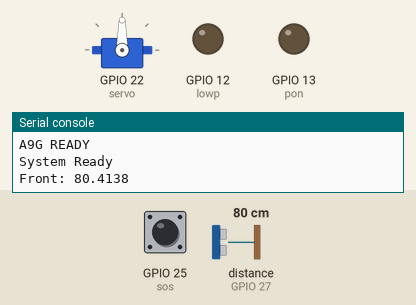
Simulated run of this program. Board: ESP32 board running MicroPython. Shown: servo, output pins drawn as LEDs (lit = HIGH), the last lines printed to the serial console. Inputs (shaded band) come from the test bench; at power-on: distance to the obstacle (sensor on GPIO 27) 80 cm, GPIO 25 (sos) HIGH. The echo pulse lasts 58.3 µs per cm; the modem accepts every AT command (registered, SIM ready, sends succeed) and sends nothing else; the interpreter's speed is modelled, so counts of loop turns are approximate; servo angles are drawn from the pulse width (0.5 ms = 0°, 2.5 ms = 180°); audio playback is drawn as a buzzer; pins used as bus, display or sensor lines are not drawn.

Above: at 14.7 s.
14.8 s: distance to the obstacle (sensor on GPIO 27) set to 74 cm
18.1 s: distance to the obstacle (sensor on GPIO 27) set to 67 cm
At 20.1 s:
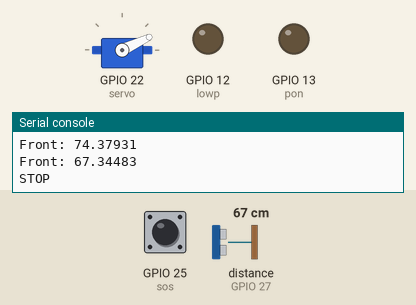
At 21.3 s:
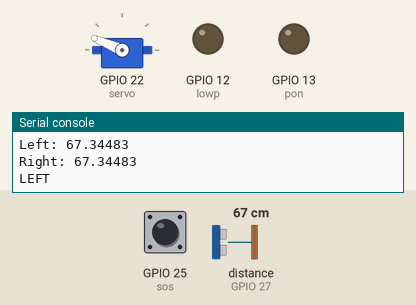
21.6 s: distance to the obstacle (sensor on GPIO 27) set to 120 cm
At 24.3 s:
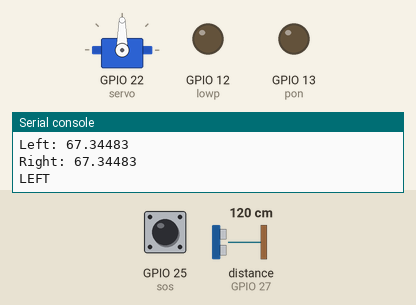
Timing chart, 0 to 25.8 s (numbered marks = the images above; inputs shaded):
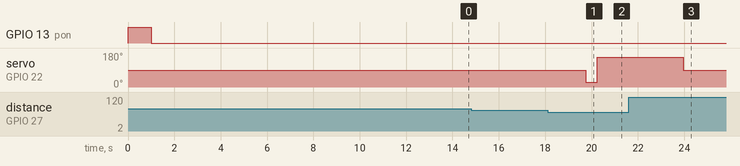

The program:

SMART_BLIND_STICK_V2.py
```python
from machine import Pin, UART, PWM, time_pulse_us
import time
import network

# ==================================================
# PIN CONFIG
# ==================================================
# A9G GSM
A9G_PON   = 13
A9G_LOWP  = 12
SOS_BTN   = 25

# DFPLAYER
DF_TX = 19
DF_RX = 18

# SERVO
SERVO_PIN = 22

# ULTRASONIC
TRIG_PIN = 26
ECHO_PIN = 27

# ==================================================
# SETTINGS
# ==================================================
SOS_NUMBER = "+919080216609"
SOS_TIME   = 5       # seconds long press
OBSTACLE_DISTANCE = 70  # cm

# ==================================================
# WIFI OFF
# ==================================================
wlan = network.WLAN(network.STA_IF)
wlan.active(False)

# ==================================================
# UART SETUP
# ==================================================
gsm = UART(1, 115200, tx=17, rx=16)
df  = UART(2, 9600, tx=DF_TX, rx=DF_RX)

# ==================================================
# GPIO
# ==================================================
pon  = Pin(A9G_PON, Pin.OUT)
lowp = Pin(A9G_LOWP, Pin.OUT)
sos  = Pin(SOS_BTN, Pin.IN, Pin.PULL_UP)

# ==================================================
# SERVO
# ==================================================
servo = PWM(Pin(SERVO_PIN), freq=50)

def set_angle(angle):
    duty = int(40 + (angle / 180) * 75)
    servo.duty(duty)
    time.sleep(0.5)

# ==================================================
# ULTRASONIC
# ==================================================
trig = Pin(TRIG_PIN, Pin.OUT)
echo = Pin(ECHO_PIN, Pin.IN)

def distance_cm():
    trig.off()
    time.sleep_us(2)
    trig.on()
    time.sleep_us(10)
    trig.off()

    duration = time_pulse_us(echo, 1, 30000)
    if duration < 0:
        return 999
    return duration / 58

# ==================================================
# DFPLAYER FUNCTIONS
# ==================================================
def df_send(cmd, param=0):
    packet = bytearray([
        0x7E, 0xFF, 0x06, cmd, 0x00,
        (param >> 8) & 0xFF,
        param & 0xFF,
        0xEF
    ])
    df.write(packet)

def play(track):
    df_send(0x03, track)

def volume(vol=25):
    df_send(0x06, vol)

# ==================================================
# GSM AT COMMAND
# ==================================================
def send_at(cmd, wait=1):
    if isinstance(cmd, str):
        cmd = cmd.encode()

    gsm.write(cmd + b"\r\n")
    time.sleep(wait)

    resp = b""
    while gsm.any():
        resp += gsm.read()

    if resp:
        text = resp.decode("utf-8", "ignore")
        print(text)
        return text
    return ""

# ==================================================
# A9G INIT
# ==================================================
def a9g_init():
    print("Powering A9G...")
    lowp.value(0)
    pon.value(1)
    time.sleep(1)
    pon.value(0)

    time.sleep(10)

    while True:
        if "OK" in send_at("AT", 1):
            break
        print("Waiting for A9G...")
        time.sleep(2)

    send_at("ATE0", 1)
    print("A9G READY")

def call_sos():
    print("Calling SOS...")
    send_at("ATD" + SOS_NUMBER + ";", 1)

# ==================================================
# BOOT
# ==================================================
print("System Booting...")
a9g_init()
volume(25)
set_angle(90)

print("System Ready")

# ==================================================
# MAIN LOOP
# ==================================================
sos_pressed_time = None

while True:

    # ---------------- SOS BUTTON ----------------
    if sos.value() == 0:
        if sos_pressed_time is None:
            sos_pressed_time = time.time()

        elif time.time() - sos_pressed_time >= SOS_TIME:
            print("SOS TRIGGERED")
            play(6)  # optional alert sound
            call_sos()

            while sos.value() == 0:
                time.sleep(0.1)
            sos_pressed_time = None

    else:
        sos_pressed_time = None

    # ---------------- OBSTACLE SCAN ----------------
    set_angle(90)
    front = distance_cm()
    print("Front:", front)

    if front < OBSTACLE_DISTANCE:
        print("STOP")
        play(6)
        time.sleep(1.5)

        set_angle(0)
        left = distance_cm()
        print("Left:", left)

        set_angle(180)
        right = distance_cm()
        print("Right:", right)

        if left > right:
            print("RIGHT")
            play(4)
        else:
            print("LEFT")
            play(5)

        time.sleep(3)

    time.sleep(0.2)
```

Measured:
- the behaviour switches between 70 and 69 cm on distance to the obstacle (sensor on GPIO 27) (found by bisection; images 0 and 1)
- after the input at 18.1 s, servo on GPIO 22 (servo): 90° → 25° after 1.6 s, → 157° 0.50 s later
- after the input at 21.6 s, servo on GPIO 22 (servo): goes on until 23.9 s, then stays 90°
